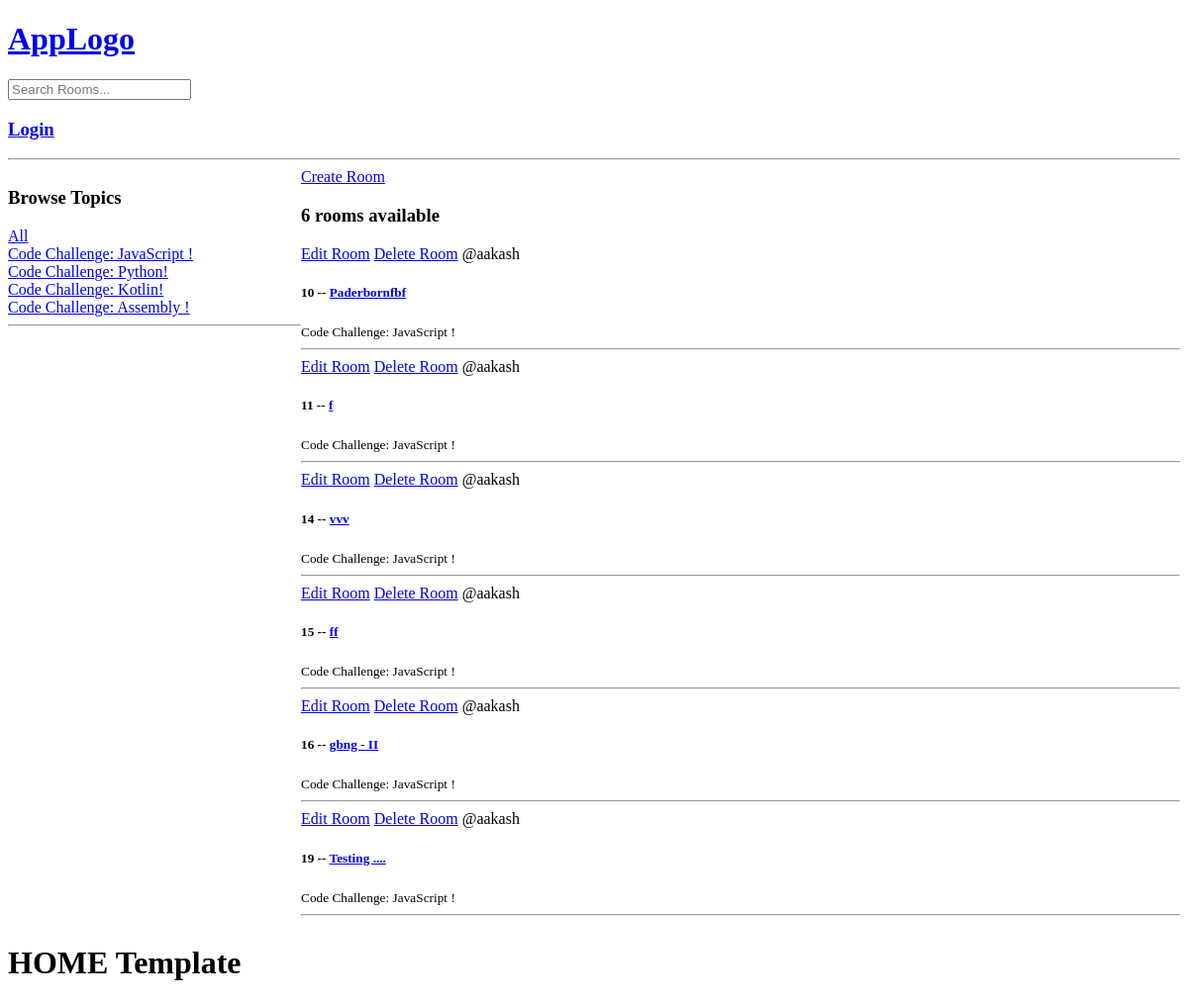
The app's page /?q=JavaScript, older data.
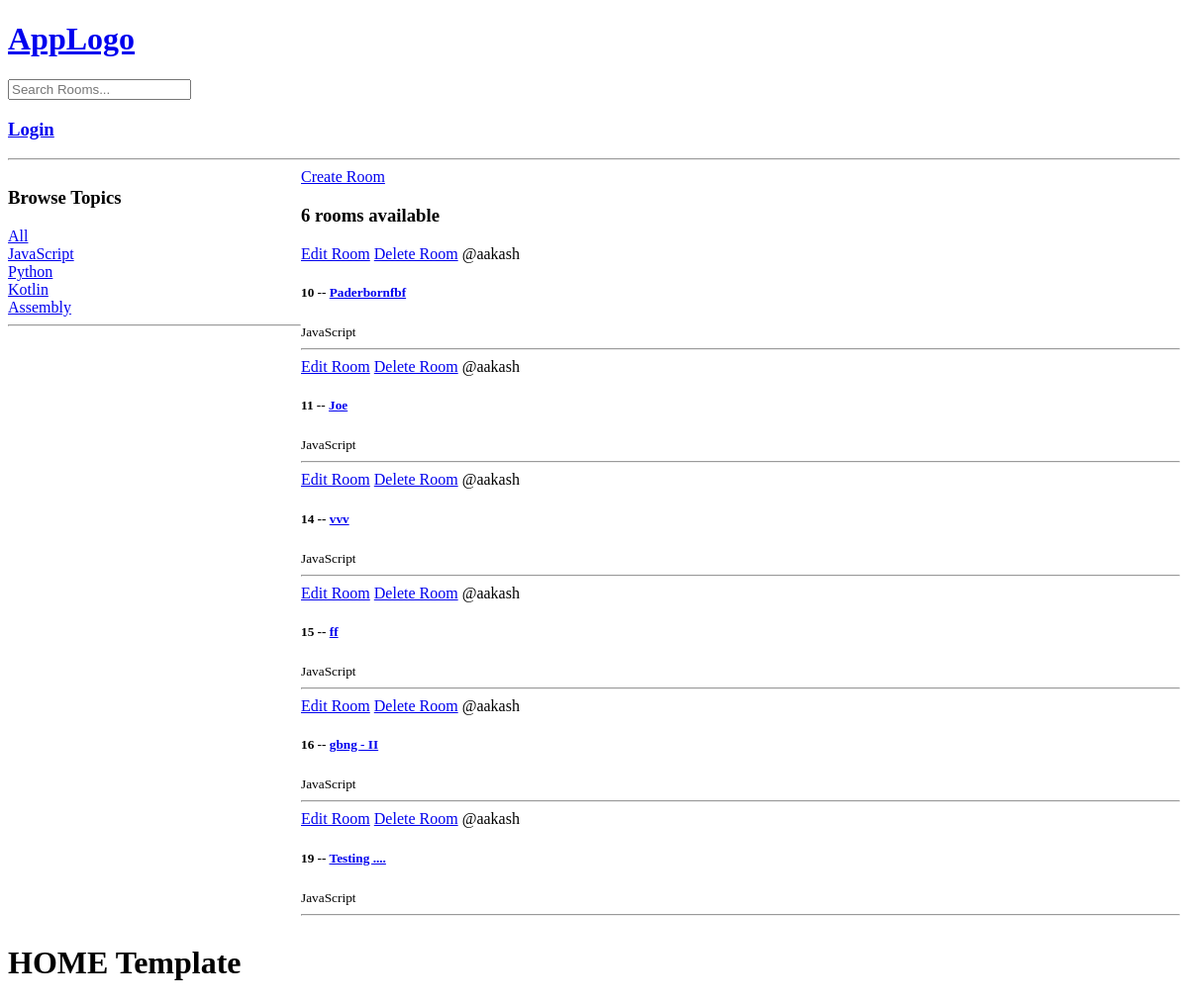
The same page, newer data.
### base/models.py (models this page shows, shortened)
class Topic(models.Model):
    name = models.CharField(max_length=100)

class Room(models.Model):
    host = models.ForeignKey(User, on_delete = models.SET_NULL, null=True)
    topic = models.ForeignKey(Topic, on_delete = models.SET_NULL, null=True)
    name = models.CharField(max_length=200)
    description = models.TextField(null=True, blank=True)
    updated = models.DateTimeField(auto_now=True)
    created = models.DateTimeField(auto_now_add=True)

### base/views.py (the view)
# urls.py: path("", views.home, name="home"),
def home(request):
    queryParam = request.GET.get("q") if request.GET.get("q") != None else ""
    topics = Topic.objects.all()
    chatrooms = Room.objects.filter(
        Q(topic__name__icontains=queryParam)
        | Q(name__icontains=queryParam)
        | Q(description__icontains=queryParam)
    )
    room_count = chatrooms.count()
    return render(
        request,
        "base/home.html",
        {"rooms": chatrooms, "topics": topics, "room_count": room_count},
    )

### base/templates/base/home.html (shortened to what this page needs)
{% extends 'main.html' %}
{% block content %}
<div class = "home-container">
    <div>
        <h3>Browse Topics</h3>
        <a href="{% url 'home'%}">All </a>
        {% for topic in topics %}
           <div>
             <a href="{% url 'home' %}?q={{topic.name}}">{{topic.name}}</a>
           </div>
        {% endfor %}
        <hr>
    </div>
    <div>
        <a href="{% url 'create-room' %}">Create Room</a>
        <h3>{{room_count}} rooms available </h3>
        <div>
            {% for room in rooms %}
             <div>
                <a href="{% url 'update-room' room.id %}">Edit Room</a>
                <a href="{% url 'delete-room' room.id %}">Delete Room</a>
                <span>@{{room.host.username}}</span>
                <h5> {{room.id}} -- <a href="/room/{{room.id}}">{{room.name}}</a> </h5>
                <small>{{room.topic.name}}</small>
                <hr>
             </div>
            {% endfor %}
        </div>
    </div>
</div>
<h1> HOME Template</h1>
{% endblock %}

Row changes from the older to the newer data that the page shows:
changed Topic: name "Code Challenge: JavaScript !" → "JavaScript"
changed Topic: name "Code Challenge: Python!" → "Python"
changed Topic: name "Code Challenge: Kotlin!" → "Kotlin"
changed Topic: name "Code Challenge: Assembly !" → "Assembly"
changed through a linked row, Room "Paderbornfbf": topic.name "Code Challenge: JavaScript !" → "JavaScript"
changed Room id 11: name "f" → "Joe"; topic.name "Code Challenge: JavaScript !" → "JavaScript"
changed through a linked row, Room "vvv": topic.name "Code Challenge: JavaScript !" → "JavaScript"
changed through a linked row, Room "ff": topic.name "Code Challenge: JavaScript !" → "JavaScript"
changed through a linked row, Room "gbng - II": topic.name "Code Challenge: JavaScript !" → "JavaScript"
changed through a linked row, Room "Testing ....": topic.name "Code Challenge: JavaScript !" → "JavaScript"
